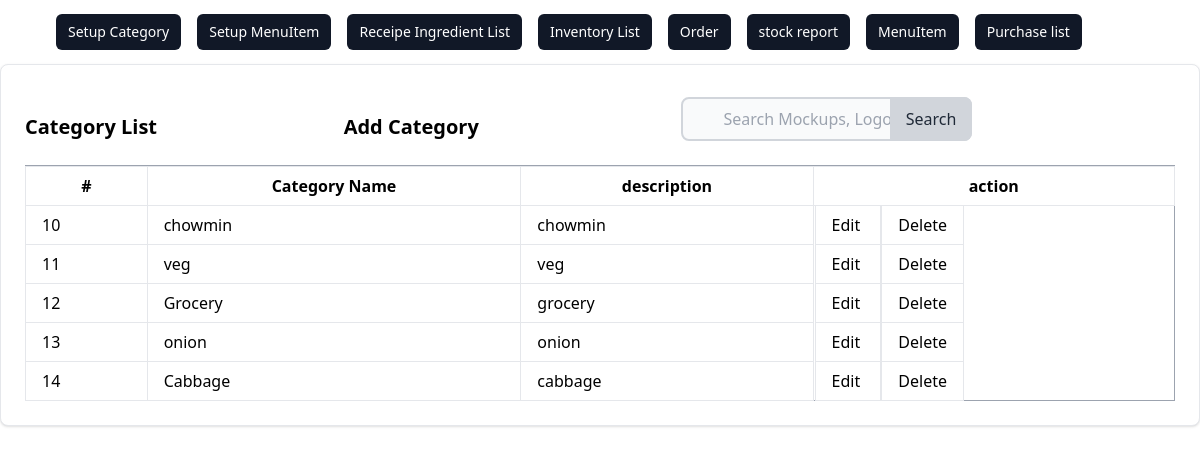
The page /menu/category/list/ on the database as committed earlier.
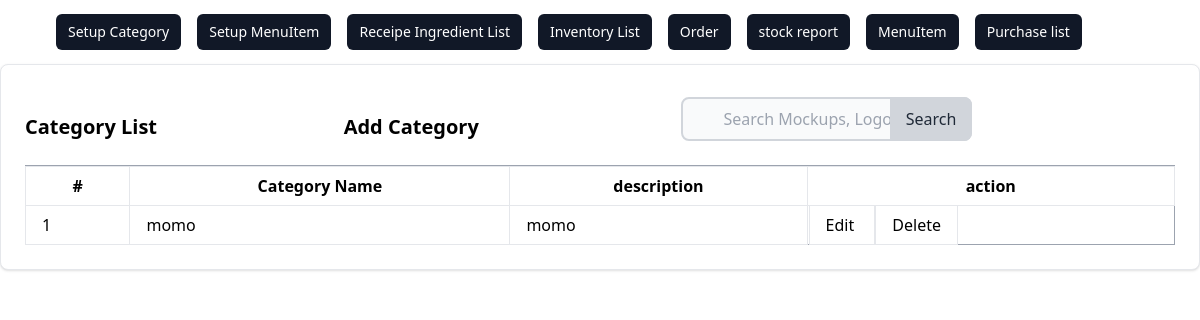
The same page on the database as committed later.
### menu/models.py (models this page shows, shortened)
class Category(models.Model):
    name = models.CharField(max_length=100)
    description = models.TextField()

### menu/views.py (the view)
# urls.py: path('category/list/', views.CategoryListView.as_view(), name='category_list'),
class CategoryListView(ListView):
    model = Category
    template_name = 'menu/category/category_list.html'
    success_url = reverse_lazy('menu:category_list')

### menu/templates/menu/category/category_list.html (shortened to what this page needs)
{% extends 'inventory/base.html' %} {% block content %}
<div class="card max-w-80%  p-6 bg-white border border-gray-200 rounded-lg shadow dark:bg-gray-800 dark:border-gray-400">
  <div class="row">
    <div class="flex items-center justify-between">
        <h5 class="text-xl font-semibold">Category List</h5>
        <a href="{% url 'menu:category_create' %}" class="text-xl font-semibold text-grey-200 hover:underline hover:text-blue-00 ml-auto">
         <h5>  Add Category </h5>
        </a>
      <form method="get" action="{% url 'menu:category-search'%}" class="max-w-md mx-auto px-4 py-2 justify-end">
        <div class="relative">
            <input
            type="search"
            id="default-search"
            name='q'
            class="block w-full pl-10 pr-4 py-2 rounded-lg border-2 border-gray-300 bg-gray-50 focus:ring-blue-500 focus:border-blue-500"
            placeholder="Search Mockups, Logos..."
            required
          />
          <button
            type="submit"
            class="absolute inset-y-0 right-0 px-4 py-2 bg-gray-300 text-gray-800 rounded-r-lg hover:bg-gray-400 focus:outline-none focus:bg-gray-400"
          >
            Search
          </button>
        </div>
      </form>
    </div>
      <div class="card-body">
        <table class="table-auto w-full border-collapse border border-gray-400 table-bordered">
          <th class="px-1 py-0">
            <tr>
              <th class="px-4 py-2 border px-4 py-2" >#</th>
              <th class="px-4 py-2  border ">Category  Name</th>
              <th class="px-4 py-2  border ">description</th>
              <th col="3" class="px-0 py-0  border ">action</th>
            </tr>
          </th>
          <tbody>
            {% if object_list %} {% for category in object_list %}
            <tr>
              <td class="border px-4 py-2">{{ category.id}}</td>
              <td class="border px-4 py-2">{{ category.name }}</td>
              <td class="border px-4 py-2">{{ category.description }}</td>
              <td>
                <a  class="border px-4 py-2"  href="{% url 'menu:category_update' category.id  %}"> Edit </a>
                <a  class="border px-4 py-2" href="{% url 'menu:category_delete' category.id %}" > Delete </a>
              </td>
            </tr>
          {% endfor %}
          {% else %}
            <tr><td colspan="8" class="border px-4 py-2">No Category found</td></tr>
          {% endif %}
          </tbody>
        </table>
      </div>
    </div>
  </div>
  </div>
{% endblock %}

Rows that differ between the two databases and show on the page:
removed Category: id "10", name "chowmin", description "chowmin"
removed Category: id "11", name "veg", description "veg"
removed Category: id "12", name "Grocery", description "grocery"
removed Category: id "13", name "onion", description "onion"
removed Category: id "14", name "Cabbage", description "cabbage"
added Category: id "1", name "momo", description "momo"
